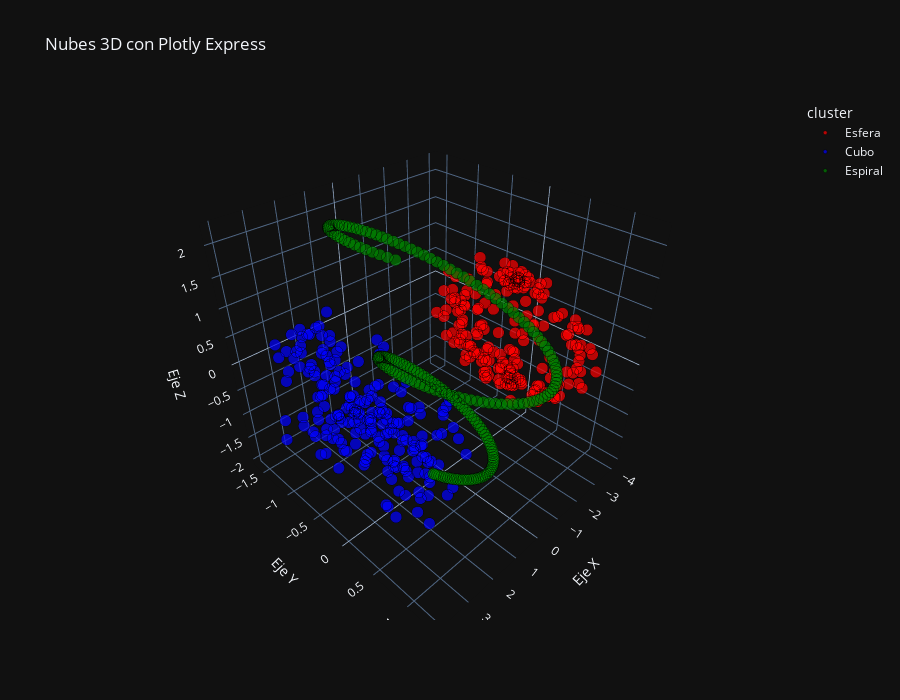

Notebook code for this chart:
### Code cell
import pandas as pd

df = pd.DataFrame({
    'x': x, 'y': y, 'z': z, 'cluster': clusters
})

fig2 = px.scatter_3d(
    df,
    x='x', y='y', z='z',
    color='cluster',
    color_discrete_map={'Esfera': 'red', 'Cubo': 'blue', 'Espiral': 'green'},
    opacity=0.7,
    title='Nubes 3D con Plotly Express',
    labels={'x': 'Eje X', 'y': 'Eje Y', 'z': 'Eje Z'},
    hover_data={'x': ':.2f', 'y': ':.2f', 'z': ':.2f'}
)

fig2.update_traces(marker=dict(size=4, line=dict(width=0.5, color='black')))
fig2.update_layout(
    width=900,
    height=700,
    scene_aspectmode='cube'
)

fig2.show()

### Figure 1 — Plotly figure (JSON) as saved in the notebook; plotly's stock layout.template omitted (floating-point values rounded to 4 significant figures; data arrays with more than 128 entries replaced by an {"elided": "..."} marker saying what was removed)
{"data": [{"hovertemplate": "cluster=Esfera<br>Eje X=%{x:.2f}<br>Eje Y=%{y:.2f}<br>Eje Z=%{z:.2f}<extra></extra>", "legendgroup": "Esfera", "marker": {"color": "red", "opacity": 0.7, "symbol": "circle", "line": {"color": "black", "width": 0.5}, "size": 4}, "mode": "markers", "name": "Esfera", "scene": "scene", "showlegend": true, "x": {"elided": "200 float values"}, "y": {"elided": "200 float values"}, "z": {"elided": "200 float values"}, "type": "scatter3d"}, {"hovertemplate": "cluster=Cubo<br>Eje X=%{x:.2f}<br>Eje Y=%{y:.2f}<br>Eje Z=%{z:.2f}<extra></extra>", "legendgroup": "Cubo", "marker": {"color": "blue", "opacity": 0.7, "symbol": "circle", "line": {"color": "black", "width": 0.5}, "size": 4}, "mode": "markers", "name": "Cubo", "scene": "scene", "showlegend": true, "x": {"elided": "200 float values"}, "y": {"elided": "200 float values"}, "z": {"elided": "200 float values"}, "type": "scatter3d"}, {"hovertemplate": "cluster=Espiral<br>Eje X=%{x:.2f}<br>Eje Y=%{y:.2f}<br>Eje Z=%{z:.2f}<extra></extra>", "legendgroup": "Espiral", "marker": {"color": "green", "opacity": 0.7, "symbol": "circle", "line": {"color": "black", "width": 0.5}, "size": 4}, "mode": "markers", "name": "Espiral", "scene": "scene", "showlegend": true, "x": {"elided": "200 float values"}, "y": {"elided": "200 float values"}, "z": {"elided": "200 float values"}, "type": "scatter3d"}], "layout": {"scene": {"domain": {"x": [0.0, 1.0], "y": [0.0, 1.0]}, "xaxis": {"title": {"text": "Eje X"}}, "yaxis": {"title": {"text": "Eje Y"}}, "zaxis": {"title": {"text": "Eje Z"}}, "aspectmode": "cube"}, "legend": {"title": {"text": "cluster"}, "tracegroupgap": 0}, "title": {"text": "Nubes 3D con Plotly Express"}, "width": 900, "height": 700}}
